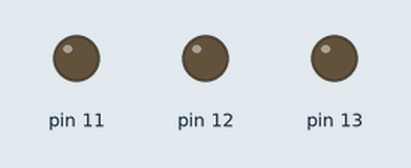
Recording of a sketch running on a simulated Arduino Uno, built with avr-gcc and run on an emulated ATmega328P. Shown: output pins drawn as LEDs (lit = HIGH).

Above: at 0.5 s.
At 1.5 s:
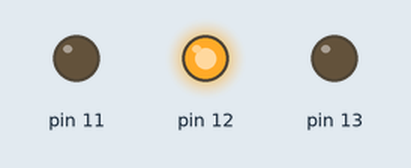
At 2.5 s:
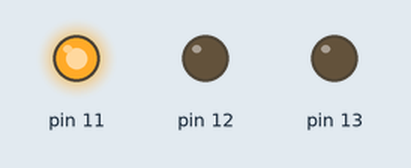
Timing chart, 0 to 5.2 s (numbered marks = the images above):
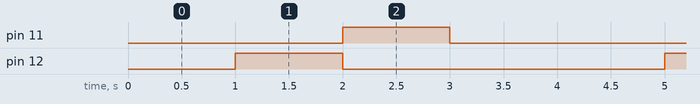

Measured:
- by itself, pin 11, pin 12: alternates HIGH for 1.0 s and LOW for 3.0 s
- by itself, everything shown: repeats every 4.0 s, in 3 steps

The sketch:

traffic_light_system.ino
```cpp
void setup()
{
  pinMode(13, OUTPUT);
  pinMode(12, OUTPUT);
  pinMode(11, OUTPUT);
}

void loop()
{

  digitalWrite(10, HIGH);
  delay(1000); // Wait for 1000 millisecond(s)
  digitalWrite(10, LOW);

  digitalWrite(12,HIGH);
  delay(1000); // Wait for 1000 millisecond(s)
  digitalWrite(12,LOW);

  digitalWrite(11,HIGH);
  delay(1000); // Wait for 1000 millisecond(s)
  digitalWrite(11,LOW);

  delay(1000); // Wait for 1000 millisecond(s)
}
```
